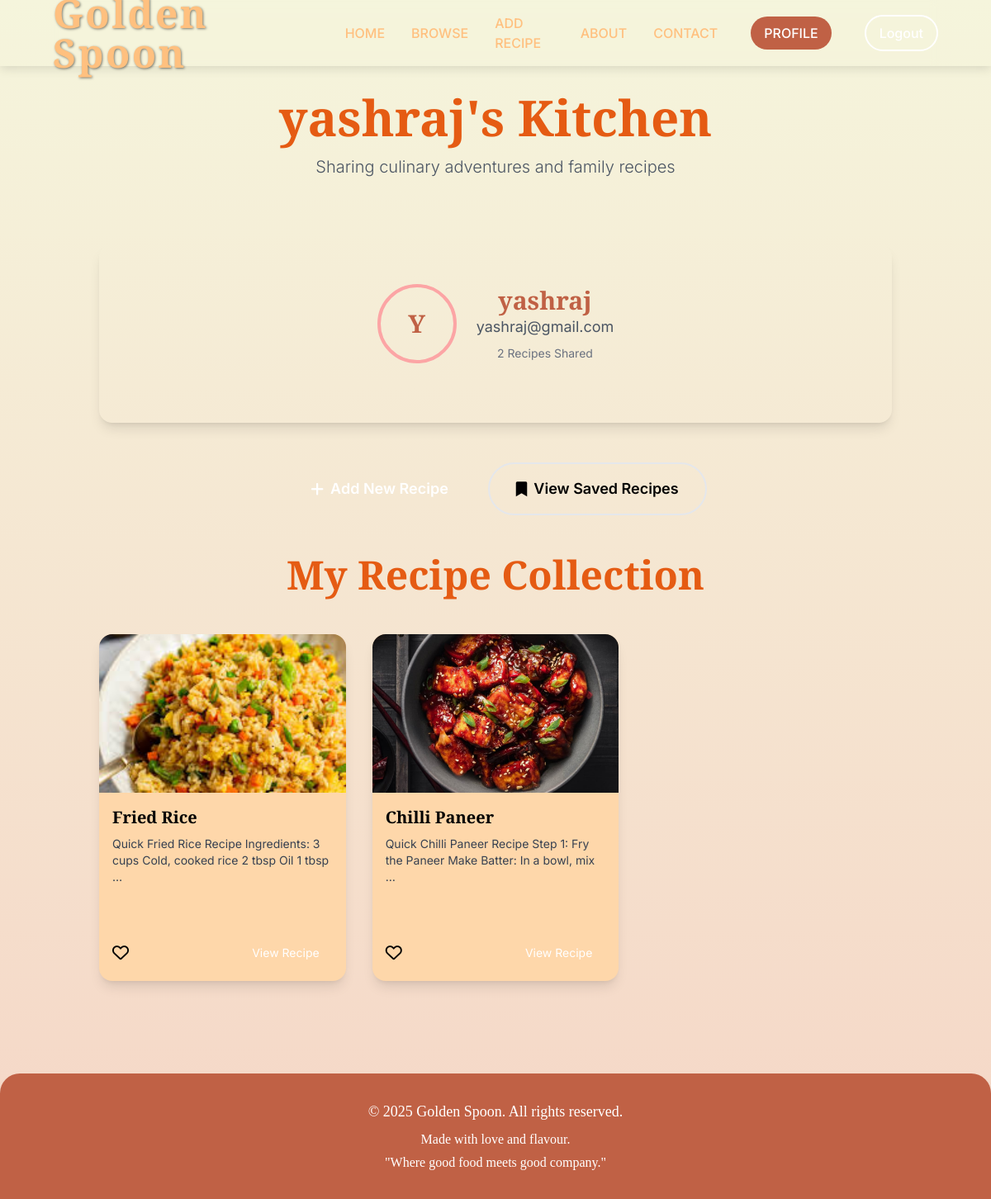
/profile/ (signed in), run on the app's committed database.
### recipe/models.py (models this page shows, shortened)
class Recipe(models.Model):
    name = models.CharField(max_length=255)
    image = models.ImageField(upload_to='recipes/')
    description = models.TextField()
    owner = models.ForeignKey(
        settings.AUTH_USER_MODEL,
        null=True,
        blank=True,
        on_delete=models.CASCADE,
        related_name='recipes'
    )
    created_at = models.DateTimeField(auto_now_add=True)

### recipe/views.py (the view)
# urls.py: path('profile/', profile, name='profile'),
@login_required(login_url='login')
def profile(request):
    user = request.user
    recipes = user.recipes.all().order_by('-id')
    saved_count = SavedRecipe.objects.filter(user=user).count()
    return render(request, 'profile.html', {
        'profile_user': user,
        'recipes': recipes,
        'saved_count': saved_count
    })

### media/templates/profile.html (shortened to what this page needs)
<!DOCTYPE html>
<html lang="en">
<head>
    <script src="https://cdn.tailwindcss.com"></script>
    <link rel="stylesheet" href="https://cdnjs.cloudflare.com/ajax/libs/font-awesome/6.0.0-beta3/css/all.min.css">
</head>
<body class="font-sans-inter text-warm-brown flex flex-col min-h-screen">
    {% include 'header.html' %}
    <header class="w-full py-8 text-center mt-20">
        <h1 class="text-4xl sm:text-5xl md:text-6xl font-serif-display font-bold mb-4" style="color: var(--burnt-orange);">{{ profile_user.username }}'s Kitchen</h1>
        <p class="text-lg sm:text-xl text-gray-600 font-light">Sharing culinary adventures and family recipes</p>
    </header>
    <main class="container mx-auto px-4 sm:px-6 lg:px-8 py-12 flex-grow">
        <div class="bg-soft-blush rounded-2xl p-8 sm:p-12 shadow-lg mb-12 text-center">
            <div class="flex items-center justify-center gap-6 mb-6">
          <div class="w-20 h-20 sm:w-24 sm:h-24 bg-terracotta rounded-full flex items-center justify-center text-[#C06145] text-2xl sm:text-3xl font-serif-display font-bold border-4 border-red-300 ">
              {{ profile_user.username|first|upper }}
          </div>
          <div>
              <h2 class="text-2xl sm:text-3xl font-serif-display font-bold" style="color: var(--terracotta);">{{ profile_user.username }}</h2>
              <p class="text-base sm:text-lg text-gray-600">{{ profile_user.email }}</p>
              <p class="text-sm text-gray-500 mt-2">{{ recipes|length }} Recipe{{ recipes|length|pluralize }} Shared</p>
          </div>
            </div>
        </div>
        {% if user == profile_user %}
        <div class="flex flex-col sm:flex-row gap-4 justify-center mb-12">
            <a href="{% url 'add_recipe' %}"
               class="bg-terracotta hover:bg-burnt-orange text-white px-8 py-4 rounded-full text-lg font-semibold transition-colors duration-200 inline-flex items-center gap-2 justify-center">
                <i class="fas fa-plus"></i>
                Add New Recipe
            </a>
            <a href="{% url 'saved_recipes' %}"
               class="border-2 border-terracotta text-terracotta hover:bg-terracotta hover:text-white px-8 py-4 rounded-full text-lg font-semibold transition-colors duration-200 inline-flex items-center gap-2 justify-center">
                <i class="fas fa-bookmark"></i>
                View Saved Recipes
            </a>
        </div>
        {% endif %}
        <section class="mb-16">
            <h2 class="text-3xl sm:text-4xl md:text-5xl font-serif-display font-bold text-center mb-12" style="color: var(--burnt-orange);">My Recipe Collection</h2>
            {% if recipes %}
                <div class="grid grid-cols-1 md:grid-cols-2 lg:grid-cols-3 gap-8">
                    {% for recipe in recipes %}
                    <div class="bg-orange-200 rounded-2xl shadow-lg overflow-hidden w-full max-w-sm mx-auto h-[420px] flex flex-col hover:shadow-2xl transition-shadow duration-300">
                        <div class="h-48 w-full">
                            {% if recipe.image %}
                            <img src="{{ recipe.image.url }}" alt="{{ recipe.name }}" class="w-full h-full object-cover">
                            {% else %}
                            <div class="w-full h-full bg-soft-blush flex items-center justify-center">
                                <span class="text-terracotta">No image available</span>
                            </div>
                            {% endif %}
                        </div>
                        <div class="p-4 flex flex-col flex-grow">
                            <h3 class="text-xl font-serif-display font-semibold mb-2 text-terracotta">{{ recipe.name }}</h3>
                            <p class="text-gray-700 text-sm line-clamp-3 mb-4">{{ recipe.description|truncatewords:15 }}</p>
                            <div class="mt-auto flex justify-between items-center">
                                <button class="like-btn text-burnt-orange text-xl focus:outline-none">
                                    <i class="far fa-heart"></i>
                                </button>
                                <a href="{% url 'view_recipe' recipe.id %}"
                                    class="bg-terracotta hover:bg-burnt-orange text-white px-4 py-2 rounded-full text-sm transition-colors duration-200">
                                    View Recipe
                                </a>
                            </div>
                        </div>
                    </div>
                    {% endfor %}
                </div>
            {% endif %}
        </section>
    </main>
    <footer class="text-white py-8 px-8 rounded-t-3xl shadow-lg" style="background-color: var(--terracotta);">
        <div class="container mx-auto text-center">
            <span class="text-lg font-serif-display">&copy; 2025 Golden Spoon. All rights reserved.</span><br>
            <span class="block mt-2 text-base font-serif-display">Made with love and flavour.</span>
            <span class="block mt-1 text-base font-serif-display">"Where good food meets good company."</span>
        </div>
    </footer>
</body>
</html>

### media/templates/header.html (shortened to what this page needs)
{% load static %}
<nav id="mainNav" class="absolute top-0 left-0 right-0 z-50 w-full transition-all duration-300">
  <div class="w-full px-6 sm:px-10 lg:px-16">
    <div class="flex backdrop-blur-sm justify-between h-20 items-center">
      <div class="flex items-center">
        <a href="/" class="text-3xl sm:text-4xl md:text-5xl font-serif-display font-bold tracking-wider" style="color:var(--honey-gold); text-shadow: 1px 1px 3px rgba(0,0,0,0.5);">Golden Spoon</a>
      </div>
      <div class="text-[#FFC07F] flex items-center gap-4 sm:gap-6 md:gap-8 uppercase font-medium text-sm sm:text-base">
        <a href="/" class="hover:text-[#F5F5DC] transition-colors duration-200">HOME</a>
        <a href="/browse/" class="hover:text-[#F5F5DC] transition-colors duration-200">BROWSE</a>
        <a href="/add/" class="hover:text-[#F5F5DC] transition-colors duration-200">ADD RECIPE</a>
        <a href="/about/" class="hover:text-[#F5F5DC] transition-colors duration-200">ABOUT</a>
        <a href="/contact/" class="hover:text-[#F5F5DC] transition-colors duration-200">CONTACT</a>
        {% if user.is_authenticated %}
          <a href="{% url 'profile' %}" class="px-4 py-2 rounded-full bg-[#C06145] text-white hover:bg-[#E55B13] transition-colors duration-200 ml-2">Profile</a>
          <form method="post" action="{% url 'logout' %}" class="inline">
            <button type="submit" class="px-4 py-2 rounded-full border-2 border-white text-white hover:text-[#FFC07F] hover:border-[#FFC07F] transition-all duration-200 ml-2">Logout</button>
          </form>
        {% endif %}
      </div>
    </div>
  </div>
</nav>

### media/templates/profile.html (style rules this page uses)
.font-serif-display { font-family: 'Playfair Display', serif; }
.font-sans-inter { font-family: 'Inter', sans-serif; }
:root { --burnt-orange: #E55B13; --soft-blush: #F5D6C6; --honey-gold: #FFC07F; --cream: #F5F5DC; --terracotta: #C06145; --warm-brown: #6A4A3C; }
body { background: linear-gradient(to bottom, var(--cream), var(--soft-blush)); min-height: 100vh; }

### data on the page
Recipe: image (picture), name "Fried Rice", description "Quick Fried Rice Recipe Ingredients: 3 cups Cold, cooked rice 2 tbsp Oil 1 tbsp …"
Recipe: image (picture), name "Chilli Paneer", description "Quick Chilli Paneer Recipe Step 1: Fry the Paneer Make Batter: In a bowl, mix …"

### other printed values
{{ profile_user.username }} "yashraj"
{{ profile_user.username|first|upper }} "Y"
{{ profile_user.email }} "yashraj@gmail.com"
{{ recipes|length }} "2"
